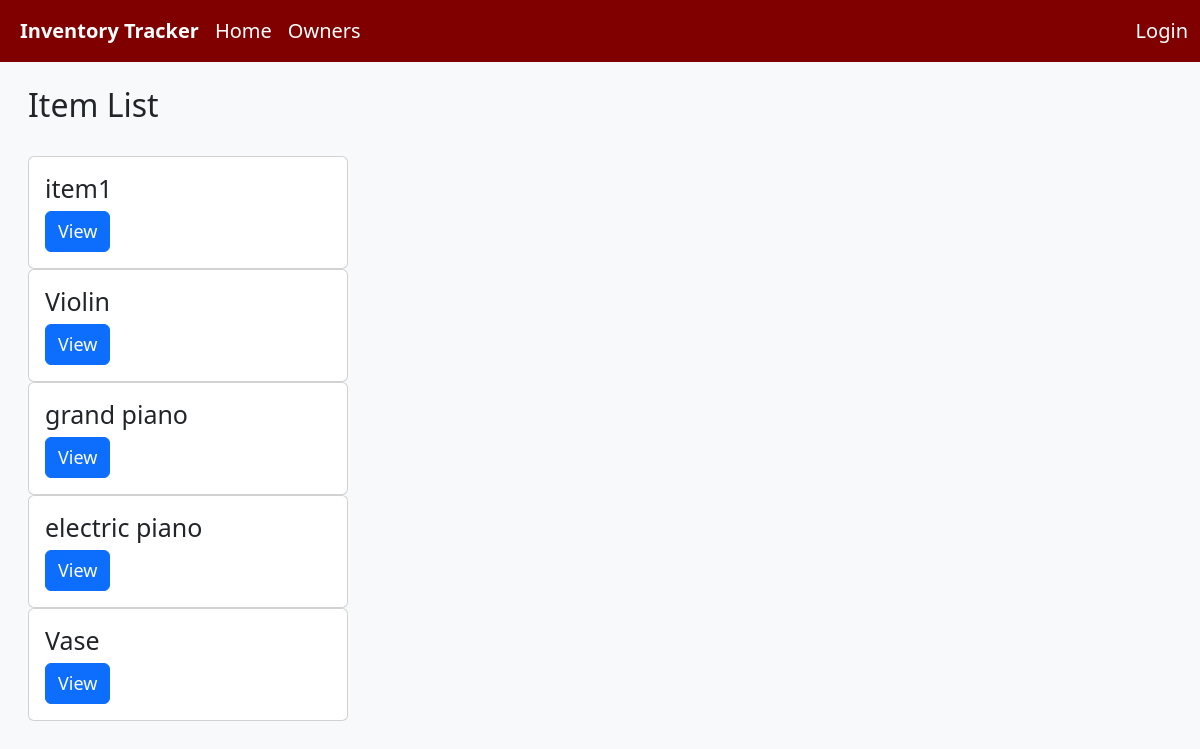
Before: /items/ with the older database file.
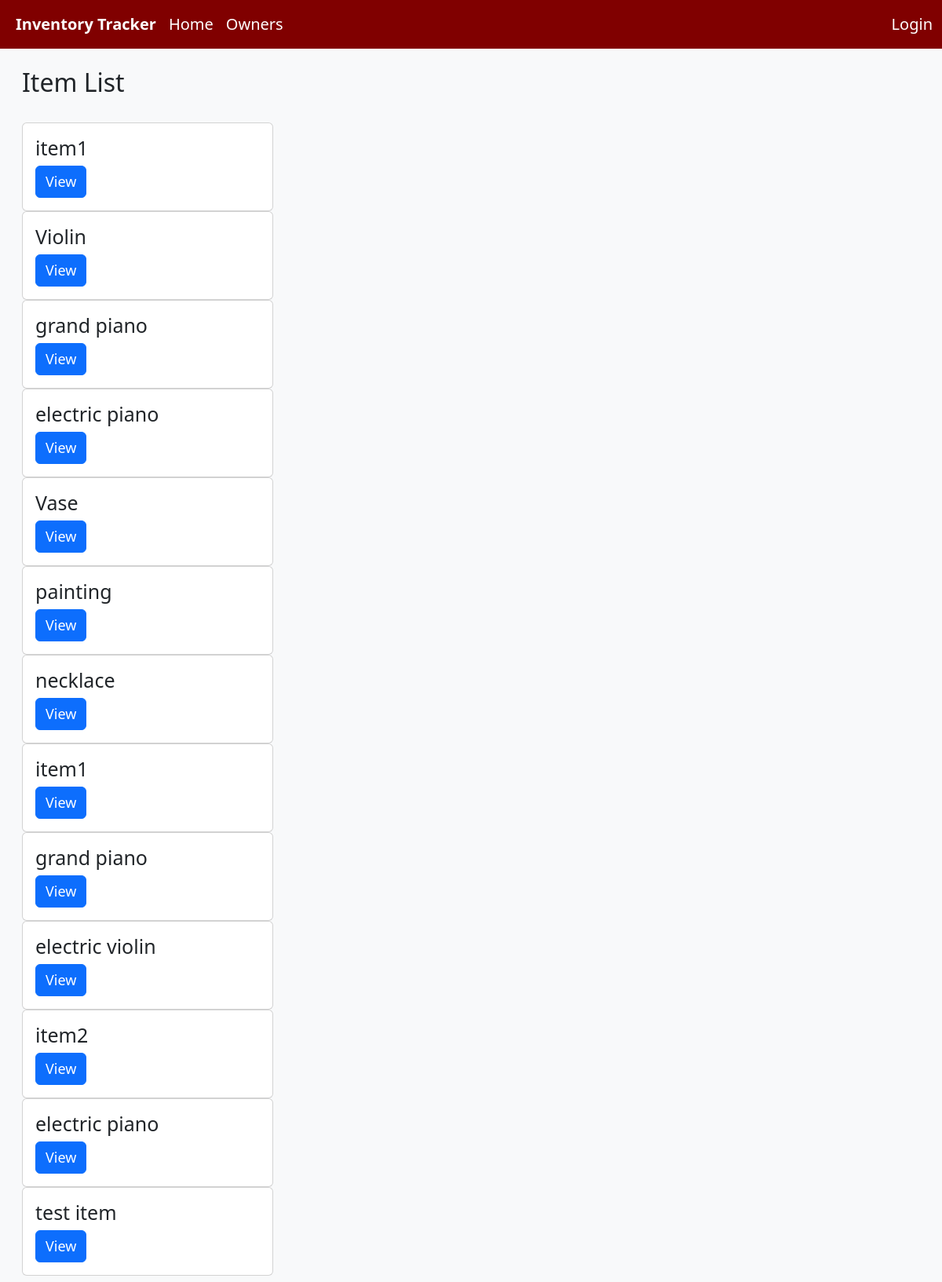
After: the same page with the newer database file.
### inventory_app/models.py (models this page shows, shortened)
class Item(models.Model):
    name = models.CharField(max_length = 200)
    description = models.TextField(blank=True)
    serial_number = models.CharField(max_length=100, blank=True)
    price = models.DecimalField(max_digits=10, decimal_places=2)
    image = models.ImageField(upload_to='uploads/', null=True, blank=True)
    inventory = models.ForeignKey(Inventory, on_delete=models.CASCADE, null=True)
    tag = models.ManyToManyField(to=Tag)
    def get_absolute_url(self):
        return reverse('item-detail', args=[str(self.id)])

### inventory_app/views.py (the view)
# urls.py: path('items/', views.ItemListView.as_view(), name='items'),
class ItemListView(generic.ListView):
    model = Item

### inventory_app/templates/inventory_app/item_list.html (shortened to what this page needs)
{% extends 'inventory_app/base_template.html' %}
{% block content %}
<body class="bg-light">
<div class="container-fluid mx-3">
    <br>
    <h2>Item List</h2>
    <br>
    {% if item_list %}
        <div class="card-columns">
            {% for item in item_list %}
                <div class="card me-4" style="max-width: 320px;">
                    <div class="card-body">
                        <h5 class="card-title" style="font-size: 25px;">{{ item.name }}</h5>
                        <a href="{{ item.get_absolute_url }}" class="btn btn-primary me-2" style="font-size: 18px;" role="button">View</a>
                    </div>
                </div>
            {% endfor %}
        </div>
    {% else %}
        <p style="font-size: 20px;">No items have been added.</p>
    {% endif %}
</div>
</body>
{% endblock %}

Changed rows visible on the page:
added Item: name "painting"
added Item: name "necklace"
added Item: name "item1"
added Item: name "grand piano"
added Item: name "electric violin"
added Item: name "item2"
added Item: name "electric piano"
added Item: name "test item"
